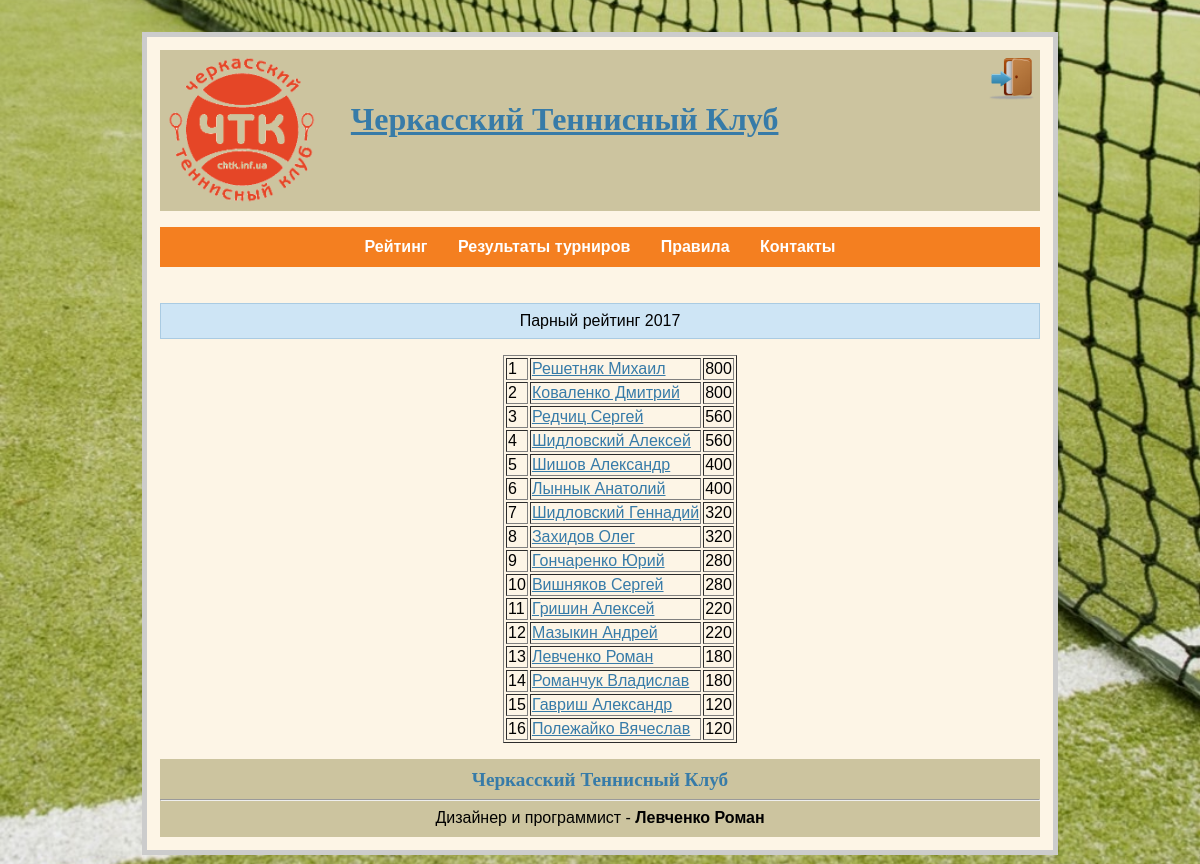
The app's page /rating/2017/ with its own data.
### chtk.py (models this page shows, shortened)
class Players(dab.Model):
    id = dab.Column(dab.Integer, primary_key=True)
    player_name = dab.Column(dab.String(20))
    player_surname = dab.Column(dab.String(20))
    path_photo = dab.Column(dab.String(40))

### chtk.py (the view)
@app.route('/rating/<int:year>/')
def show_method_1(year):
    if year == 2016:
        peremen = rating_show(parsed_string)
        year = 2016
    elif year == 2017:
        peremen = rating_show(parsed_string_new)
        year = 2017
    return render_template("rating.html", peremen=peremen, players=get_data_players(), year=year, len_2016=len_2016, len_2017=len_2017)

### chtk.py (called while the page is built)
def connect_db():
    rv = sqlite3.connect(app.config['DATABASE'])
    rv.row_factory = sqlite3.Row
    return rv

def get_db():
    if not hasattr(g, 'sqlite_db'):
        g.sqlite_db = connect_db()
    return g.sqlite_db

def rating_show(list_year):
    new_list = {}
    counter = 1
    rating = {}
    for el in list_year:
        s = 1
        points_1 = 0
        while ('Турнир_' + str(s)) in el:
            points_1 += int(el['Турнир_' + str(s)])
            s += 1
        rating.update({el['Фамилия'] + ' ' + el['Имя']: points_1})
    while rating:
        for key, el in rating.items():
            if el == max(rating.values()):
                new_list[counter] = {'Очки': el, 'Фамилия': key}
                counter += 1
                rating.pop(key)
                break
    return new_list

def get_data_players():
    db = get_db()
    cur_1 = db.execute('select id, player_name, player_surname, path_photo from players order by player_surname')
    players = cur_1.fetchall()
    return players

### templates/rating.html
{% extends "base.html" %}
  {% block body %}
<body>
<div class="header">
    <div class=flash align="center">Парный рейтинг {{year}}</div>
    <ul>
        <table border="1" align="center">
        {% for key, el in peremen.items() %}
            {% if el['Очки'] != 0 %}
            <tr>
                {% set a,b = el['Фамилия'].split() %}
                {% for player in players %}
                {% if a == player.player_surname and b == player.player_name %}
                <td>{{ key }}</td><td><a href="/player/{{ year }}/{{ player.id }}/">{{ el['Фамилия'] }}</a></td><td>{{ el['Очки'] }}</td>
                {% endif %}
                {% endfor %}
            </tr>
            {% endif %}
        {% endfor %}
        </table>
    </ul>
</div>
</body>
{% endblock %}

### static/style.css (style rules this page uses)
body { font-family: sans-serif; background: url(background.jpg) no-repeat center center fixed; background-size: cover; }
a, h1, h2 { color: #377ba8; }
.flash { background: #cee5F5; padding: 0.5em; border: 1px solid #aacbe2; }

### records on screen
Players: key "1", Фамилия "Решетняк Михаил", Очки "800"
Players: key "2", Фамилия "Коваленко Дмитрий", Очки "800"
Players: key "3", Фамилия "Редчиц Сергей", Очки "560"
Players: key "4", Фамилия "Шидловский Алексей", Очки "560"
Players: key "5", Фамилия "Шишов Александр", Очки "400"
Players: id "6", Фамилия "Лыннык Анатолий", Очки "400"
Players: key "7", Фамилия "Шидловский Геннадий", Очки "320"
Players: key "8", Фамилия "Захидов Олег", Очки "320"
Players: key "9", Фамилия "Гончаренко Юрий", Очки "280"
Players: key "10", Фамилия "Вишняков Сергей", Очки "280"
Players: key "11", Фамилия "Гришин Алексей", Очки "220"
Players: key "12", Фамилия "Мазыкин Андрей", Очки "220"
Players: key "13", Фамилия "Левченко Роман", Очки "180"
Players: key "14", Фамилия "Романчук Владислав", Очки "180"
Players: key "15", Фамилия "Гавриш Александр", Очки "120"
Players: key "16", Фамилия "Полежайко Вячеслав", Очки "120"

### other values on screen
{{ year }} "2017"
